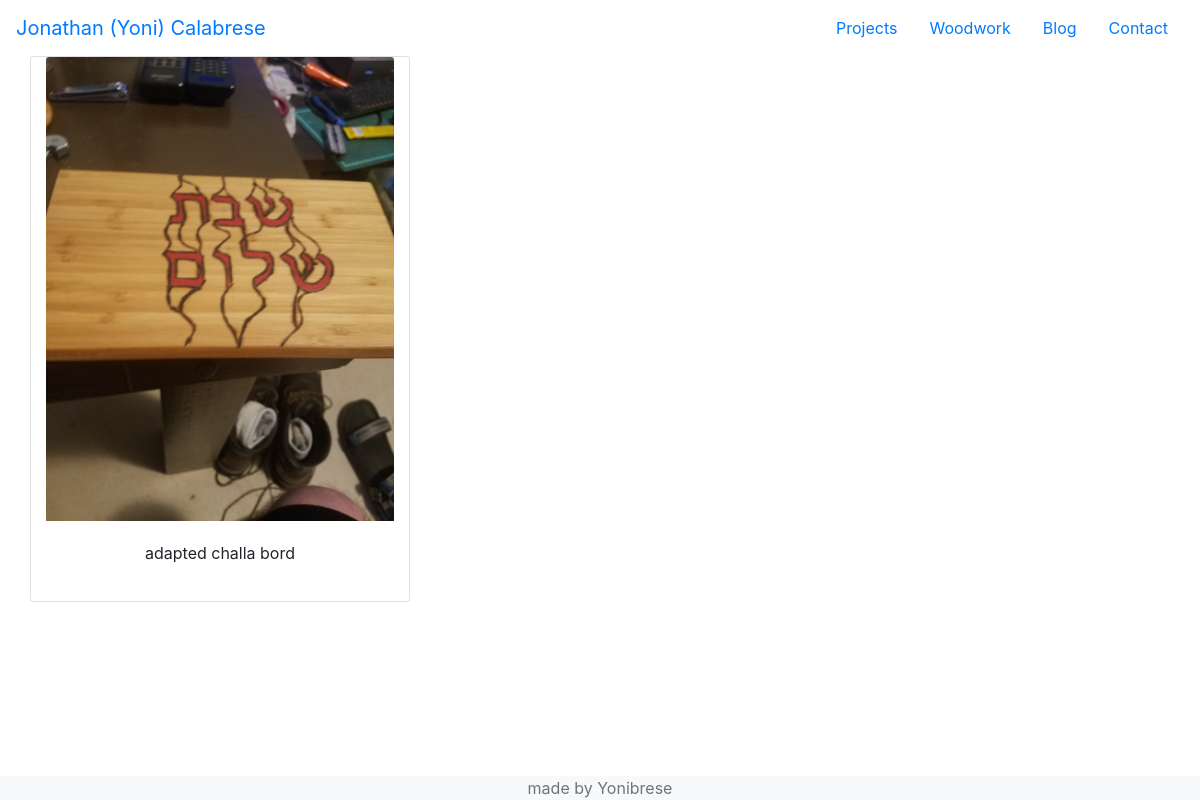
The app's page /wood/ with its own data.
### woodwork/models.py (models this page shows)
class WoodObjects(models.Model):
    image = models.ImageField(upload_to='wood_obj/%y/%m/%d', null=True, blank=True)
    type = models.CharField(max_length=100)
    date_added = models.DateField(auto_now=True)
    description = models.TextField(null=True)

### woodwork/views.py (the view)
# urls.py: path('', views.wood_gallery, name='wood_g')
def wood_gallery(request):
    works = models.WoodObjects.objects.all().order_by('-date_added')
    return render(request, 'woodwork/gallery.html', {'works': works})

### woodwork/templates/woodwork/gallery.html (shortened to what this page needs)
{% extends 'base.html' %}
{% block content %}
<div class="container">
    <div class="row">
        {% for work in works %}
        <div class="card text-center col-md-4">
            <img class="card-img-top" src="{{work.image.url}}">
            <div class="card-body">
                <p class="cart-text">{{ work.description }}</p>
            </div>
        </div>
        {% endfor %}
    </div>
</div>
{% endblock %}

### records on screen
WoodObjects: image (picture), description "adapted challa bord"
